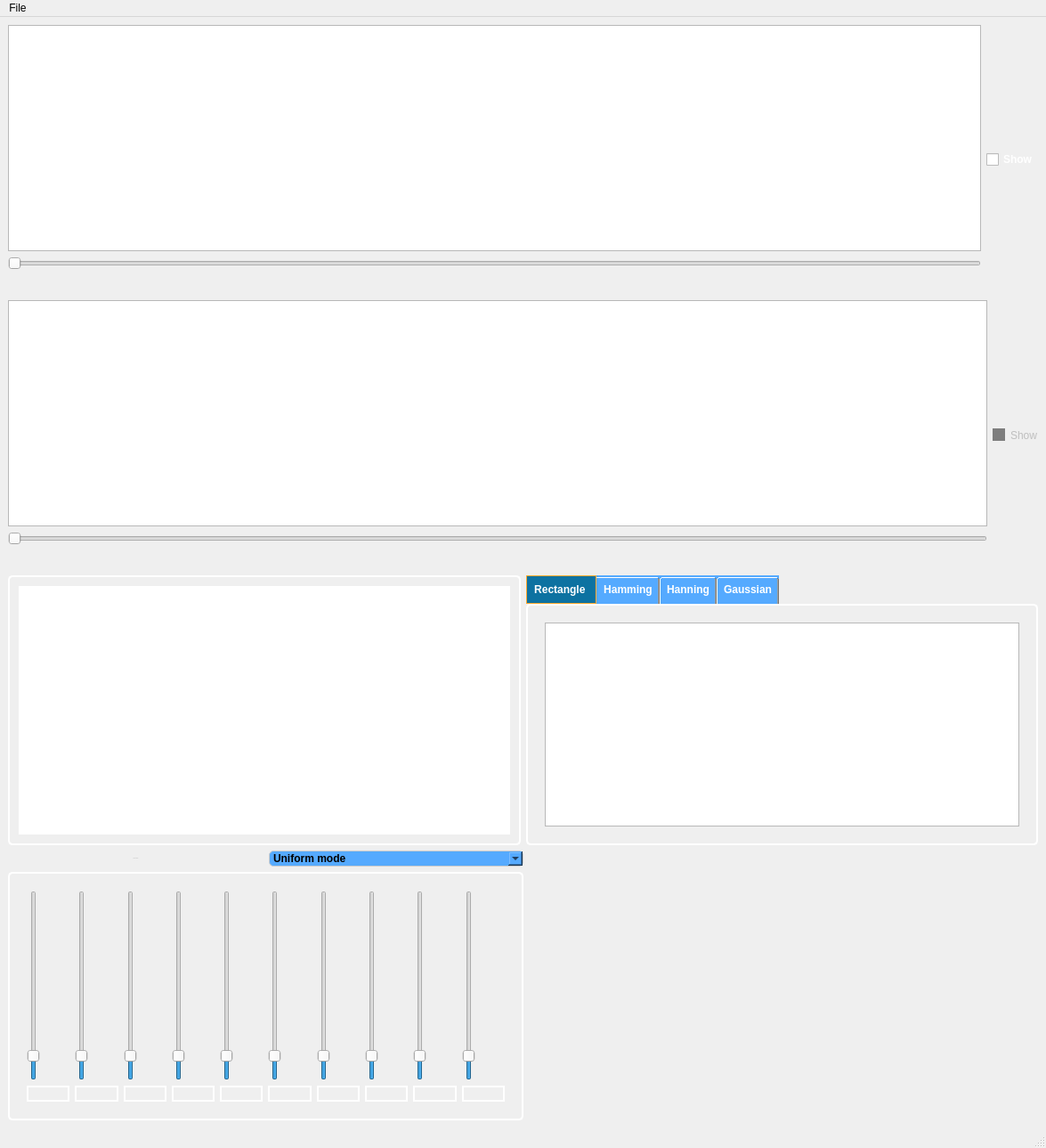
<?xml version="1.0" encoding="UTF-8"?>
<ui version="4.0">
 <class>MainWindow</class>
 <widget class="QMainWindow" name="MainWindow">
  <property name="enabled">
   <bool>true</bool>
  </property>
  <property name="geometry">
   <rect>
    <x>0</x>
    <y>0</y>
    <width>1175</width>
    <height>1289</height>
   </rect>
  </property>
  <property name="windowTitle">
   <string>MainWindow</string>
  </property>
  <property name="styleSheet">
   <string notr="true">QGroupBox[border=&quot;none&quot;] {
    border: none;

}
</string>
  </property>
  <widget class="QWidget" name="centralwidget">
   <property name="styleSheet">
    <string notr="true">QLabel {
    color: white;
    font-size: 10px;
    font-weight: bold;
}

QWidget{
 background: #7e7e7e;}
QSlider {
    border: 1px solid #000;
    background: #EEE;
border-radius:5px;

}
QSlider::handle {
    background: rgb(252, 244, 163);
    border: 1px solid #000;
    width: 10px;

   
}
QSlider::groove {
    background: #CCC;'

}
</string>
   </property>
   <layout class="QGridLayout" name="gridLayout_5">
    <item row="3" column="0">
     <layout class="QHBoxLayout" name="horizontalLayout_17">
      <item>
       <layout class="QVBoxLayout" name="verticalLayout_34">
        <item>
         <layout class="QHBoxLayout" name="horizontalLayout_6">
          <item>
           <widget class="QLabel" name="lbl_mode">
            <property name="enabled">
             <bool>false</bool>
            </property>
            <property name="font">
             <font>
              <pointsize>-1</pointsize>
              <weight>75</weight>
              <bold>true</bold>
             </font>
            </property>
            <property name="text">
             <string>Select Mode</string>
            </property>
            <property name="alignment">
             <set>Qt::AlignCenter</set>
            </property>
           </widget>
          </item>
          <item>
           <widget class="QComboBox" name="combo_bx_mode">
            <property name="font">
             <font>
              <family>Arial</family>
              <weight>75</weight>
              <bold>true</bold>
             </font>
            </property>
            <property name="cursor">
             <cursorShape>PointingHandCursor</cursorShape>
            </property>
            <property name="styleSheet">
             <string notr="true"> border: 1px solid #ccc;
border-radius:5px;
font-family: Arial, sans-serif;
color: black;

background-color: rgb(85, 170, 255);

</string>
            </property>
            <item>
             <property name="text">
              <string>Uniform mode</string>
             </property>
            </item>
            <item>
             <property name="text">
              <string>Musical instruments</string>
             </property>
            </item>
            <item>
             <property name="text">
              <string>Animal sounds</string>
             </property>
            </item>
            <item>
             <property name="text">
              <string>ECG abnormalities</string>
             </property>
            </item>
           </widget>
          </item>
         </layout>
        </item>
        <item>
         <widget class="QStackedWidget" name="stackedWidget">
          <property name="styleSheet">
           <string notr="true">QStackedWidget{ border: 2px solid;
	border-color: rgb(255, 255, 255);
    border-radius: 5px;
    padding: 10px;}
QLabel{
 border: 2px solid;
	border-color: rgb(255, 255, 255);
font-weight: bold;}</string>
          </property>
          <property name="currentIndex">
           <number>0</number>
          </property>
          <widget class="QWidget" name="uniform_page">
           <layout class="QGridLayout" name="gridLayout">
            <item row="0" column="0">
             <layout class="QHBoxLayout" name="horizontalLayout_14">
              <item>
               <layout class="QVBoxLayout" name="verticalLayout_19">
                <item>
                 <widget class="QSlider" name="verticalSlider_15">
                  <property name="font">
                   <font>
                    <weight>50</weight>
                    <bold>false</bold>
                   </font>
                  </property>
                  <property name="maximum">
                   <number>10</number>
                  </property>
                  <property name="value">
                   <number>1</number>
                  </property>
                  <property name="orientation">
                   <enum>Qt::Vertical</enum>
                  </property>
                 </widget>
                </item>
                <item>
                 <widget class="QLabel" name="label_28">
                  <property name="text">
                   <string/>
                  </property>
                 </widget>
                </item>
               </layout>
              </item>
              <item>
               <layout class="QVBoxLayout" name="verticalLayout_21">
                <item>
                 <widget class="QSlider" name="verticalSlider_17">
                  <property name="maximum">
                   <number>10</number>
                  </property>
                  <property name="value">
                   <number>1</number>
                  </property>
                  <property name="orientation">
                   <enum>Qt::Vertical</enum>
                  </property>
                 </widget>
                </item>
                <item>
                 <widget class="QLabel" name="label_30">
                  <property name="text">
                   <string/>
                  </property>
                 </widget>
                </item>
               </layout>
              </item>
              <item>
               <layout class="QVBoxLayout" name="verticalLayout_20">
                <item>
                 <widget class="QSlider" name="verticalSlider_16">
                  <property name="maximum">
                   <number>10</number>
                  </property>
                  <property name="value">
                   <number>1</number>
                  </property>
                  <property name="orientation">
                   <enum>Qt::Vertical</enum>
                  </property>
                 </widget>
                </item>
                <item>
                 <widget class="QLabel" name="label_29">
                  <property name="text">
                   <string/>
                  </property>
                 </widget>
                </item>
               </layout>
              </item>
              <item>
               <layout class="QVBoxLayout" name="verticalLayout_18">
                <item>
                 <widget class="QSlider" name="verticalSlider_14">
                  <property name="maximum">
                   <number>10</number>
                  </property>
                  <property name="value">
                   <number>1</number>
                  </property>
                  <property name="orientation">
                   <enum>Qt::Vertical</enum>
                  </property>
                 </widget>
                </item>
                <item>
                 <widget class="QLabel" name="label_27">
                  <property name="text">
                   <string/>
                  </property>
                 </widget>
                </item>
               </layout>
              </item>
              <item>
               <layout class="QVBoxLayout" name="verticalLayout_5">
                <item>
                 <widget class="QSlider" name="verticalSlider">
                  <property name="maximum">
                   <number>10</number>
                  </property>
                  <property name="value">
                   <number>1</number>
                  </property>
                  <property name="orientation">
                   <enum>Qt::Vertical</enum>
                  </property>
                 </widget>
                </item>
                <item>
                 <widget class="QLabel" name="label_10">
                  <property name="text">
                   <string/>
                  </property>
                 </widget>
                </item>
               </layout>
              </item>
              <item>
               <layout class="QVBoxLayout" name="verticalLayout_15">
                <item>
                 <widget class="QSlider" name="verticalSlider_11">
                  <property name="maximum">
                   <number>10</number>
                  </property>
                  <property name="value">
                   <number>1</number>
                  </property>
                  <property name="sliderPosition">
                   <number>1</number>
                  </property>
                  <property name="orientation">
                   <enum>Qt::Vertical</enum>
                  </property>
                 </widget>
                </item>
                <item>
                 <widget class="QLabel" name="label_24">
                  <property name="text">
                   <string/>
                  </property>
                 </widget>
                </item>
               </layout>
              </item>
              <item>
               <layout class="QVBoxLayout" name="verticalLayout_25">
                <item>
                 <widget class="QSlider" name="verticalSlider_24">
                  <property name="maximum">
                   <number>10</number>
                  </property>
                  <property name="value">
                   <number>1</number>
                  </property>
                  <property name="orientation">
                   <enum>Qt::Vertical</enum>
                  </property>
                 </widget>
                </item>
                <item>
                 <widget class="QLabel" name="label_34">
                  <property name="text">
                   <string/>
                  </property>
                 </widget>
                </item>
               </layout>
              </item>
              <item>
               <layout class="QVBoxLayout" name="verticalLayout_17">
                <item>
                 <widget class="QSlider" name="verticalSlider_13">
                  <property name="maximum">
                   <number>10</number>
                  </property>
                  <property name="value">
                   <number>1</number>
                  </property>
                  <property name="orientation">
                   <enum>Qt::Vertical</enum>
                  </property>
                 </widget>
                </item>
                <item>
                 <widget class="QLabel" name="label_26">
                  <property name="text">
                   <string/>
                  </property>
                 </widget>
                </item>
               </layout>
              </item>
              <item>
               <layout class="QVBoxLayout" name="verticalLayout_16">
                <item>
                 <widget class="QSlider" name="verticalSlider_12">
                  <property name="maximum">
                   <number>10</number>
                  </property>
                  <property name="value">
                   <number>1</number>
                  </property>
                  <property name="orientation">
                   <enum>Qt::Vertical</enum>
                  </property>
                 </widget>
                </item>
                <item>
                 <widget class="QLabel" name="label_25">
                  <property name="text">
                   <string/>
                  </property>
                 </widget>
                </item>
               </layout>
              </item>
              <item>
               <layout class="QVBoxLayout" name="verticalLayout_24">
                <item>
                 <widget class="QSlider" name="verticalSlider_20">
                  <property name="maximum">
                   <number>10</number>
                  </property>
                  <property name="value">
                   <number>1</number>
                  </property>
                  <property name="orientation">
                   <enum>Qt::Vertical</enum>
                  </property>
                 </widget>
                </item>
                <item>
                 <widget class="QLabel" name="label_33">
                  <property name="text">
                   <string/>
                  </property>
                 </widget>
                </item>
               </layout>
              </item>
             </layout>
            </item>
           </layout>
          </widget>
          <widget class="QWidget" name="music_page">
           <layout class="QGridLayout" name="gridLayout_7">
            <item row="0" column="0">
             <layout class="QHBoxLayout" name="horizontalLayout_15">
              <item>
               <layout class="QVBoxLayout" name="verticalLayout_26">
                <item>
                 <widget class="QSlider" name="verticalSlider_21">
                  <property name="maximum">
                   <number>10</number>
                  </property>
                  <property name="value">
                   <number>1</number>
                  </property>
                  <property name="orientation">
                   <enum>Qt::Vertical</enum>
                  </property>
                 </widget>
                </item>
                <item>
                 <widget class="QLabel" name="label_35">
                  <property name="text">
                   <string>drum</string>
                  </property>
                 </widget>
                </item>
               </layout>
              </item>
              <item>
               <layout class="QVBoxLayout" name="verticalLayout_27">
                <item>
                 <widget class="QSlider" name="verticalSlider_25">
                  <property name="maximum">
                   <number>10</number>
                  </property>
                  <property name="value">
                   <number>1</number>
                  </property>
                  <property name="orientation">
                   <enum>Qt::Vertical</enum>
                  </property>
                 </widget>
                </item>
                <item>
                 <widget class="QLabel" name="label_36">
                  <property name="text">
                   <string>piano</string>
                  </property>
                 </widget>
                </item>
               </layout>
              </item>
              <item>
               <layout class="QVBoxLayout" name="verticalLayout_28">
                <item>
                 <widget class="QSlider" name="verticalSlider_26">
                  <property name="maximum">
                   <number>10</number>
                  </property>
                  <property name="value">
                   <number>1</number>
                  </property>
                  <property name="orientation">
                   <enum>Qt::Vertical</enum>
                  </property>
                 </widget>
                </item>
                <item>
                 <widget class="QLabel" name="label_37">
                  <property name="text">
                   <string>TextLabel</string>
                  </property>
                 </widget>
                </item>
               </layout>
              </item>
              <item>
               <layout class="QVBoxLayout" name="verticalLayout_29">
                <item>
                 <widget class="QSlider" name="verticalSlider_29">
                  <property name="maximum">
                   <number>10</number>
                  </property>
                  <property name="value">
                   <number>1</number>
                  </property>
                  <property name="orientation">
                   <enum>Qt::Vertical</enum>
                  </property>
                 </widget>
                </item>
                <item>
                 <widget class="QLabel" name="label_38">
                  <property name="text">
                   <string>TextLabel</string>
                  </property>
                 </widget>
                </item>
               </layout>
              </item>
             </layout>
            </item>
           </layout>
          </widget>
          <widget class="QWidget" name="animal_page">
           <layout class="QGridLayout" name="gridLayout_8">
            <item row="0" column="0">
             <layout class="QHBoxLayout" name="horizontalLayout_16">
              <item>
               <layout class="QVBoxLayout" name="verticalLayout_30">
                <item>
                 <widget class="QSlider" name="verticalSlider_23">
                  <property name="maximum">
                   <number>10</number>
                  </property>
                  <property name="value">
                   <number>1</number>
                  </property>
                  <property name="orientation">
                   <enum>Qt::Vertical</enum>
                  </property>
                 </widget>
                </item>
                <item>
                 <widget class="QLabel" name="label_39">
                  <property name="text">
                   <string>cat</string>
                  </property>
                 </widget>
                </item>
               </layout>
              </item>
              <item>
               <layout class="QVBoxLayout" name="verticalLayout_31">
                <item>
                 <widget class="QSlider" name="verticalSlider_28">
                  <property name="maximum">
                   <number>10</number>
                  </property>
                  <property name="value">
                   <number>1</number>
                  </property>
                  <property name="orientation">
                   <enum>Qt::Vertical</enum>
                  </property>
                 </widget>
                </item>
                <item>
                 <widget class="QLabel" name="label_40">
                  <property name="text">
                   <string>dog</string>
                  </property>
                 </widget>
                </item>
               </layout>
              </item>
              <item>
               <layout class="QVBoxLayout" name="verticalLayout_32">
                <item>
                 <widget class="QSlider" name="verticalSlider_30">
                  <property name="maximum">
                   <number>10</number>
                  </property>
                  <property name="value">
                   <number>1</number>
                  </property>
                  <property name="orientation">
                   <enum>Qt::Vertical</enum>
                  </property>
                 </widget>
                </item>
                <item>
                 <widget class="QLabel" name="label_45">
                  <property name="text">
                   <string>duck</string>
                  </property>
                 </widget>
                </item>
               </layout>
              </item>
              <item>
               <layout class="QVBoxLayout" name="verticalLayout_33">
                <item>
                 <widget class="QSlider" name="verticalSlider_33">
                  <property name="maximum">
                   <number>10</number>
                  </property>
                  <property name="value">
                   <number>1</number>
                  </property>
                  <property name="orientation">
                   <enum>Qt::Vertical</enum>
                  </property>
                 </widget>
                </item>
                <item>
                 <widget class="QLabel" name="label_46">
                  <property name="text">
                   <string>cow</string>
                  </property>
                 </widget>
                </item>
               </layout>
              </item>
             </layout>
            </item>
           </layout>
          </widget>
          <widget class="QWidget" name="ECG_page">
           <layout class="QGridLayout" name="gridLayout_9">
            <item row="0" column="0">
             <layout class="QHBoxLayout" name="horizontalLayout_24">
              <item>
               <layout class="QVBoxLayout" name="verticalLayout_35">
                <item>
                 <widget class="QSlider" name="verticalSlider_27">
                  <property name="maximum">
                   <number>10</number>
                  </property>
                  <property name="value">
                   <number>1</number>
                  </property>
                  <property name="orientation">
                   <enum>Qt::Vertical</enum>
                  </property>
                 </widget>
                </item>
                <item>
                 <widget class="QLabel" name="label_41">
                  <property name="text">
                   <string>arthmya 1</string>
                  </property>
                 </widget>
                </item>
               </layout>
              </item>
              <item>
               <layout class="QVBoxLayout" name="verticalLayout_36">
                <item>
                 <widget class="QSlider" name="verticalSlider_31">
                  <property name="maximum">
                   <number>10</number>
                  </property>
                  <property name="value">
                   <number>1</number>
                  </property>
                  <property name="orientation">
                   <enum>Qt::Vertical</enum>
                  </property>
                 </widget>
                </item>
                <item>
                 <widget class="QLabel" name="label_42">
                  <property name="text">
                   <string>arthmya 2</string>
                  </property>
                 </widget>
                </item>
               </layout>
              </item>
              <item>
               <layout class="QVBoxLayout" name="verticalLayout_37">
                <item>
                 <widget class="QSlider" name="verticalSlider_32">
                  <property name="maximum">
                   <number>10</number>
                  </property>
                  <property name="value">
                   <number>1</number>
                  </property>
                  <property name="orientation">
                   <enum>Qt::Vertical</enum>
                  </property>
                 </widget>
                </item>
                <item>
                 <widget class="QLabel" name="label_49">
                  <property name="text">
                   <string>arthmya 3</string>
                  </property>
                 </widget>
                </item>
               </layout>
              </item>
              <item>
               <layout class="QVBoxLayout" name="verticalLayout_38">
                <item>
                 <widget class="QSlider" name="verticalSlider_34">
                  <property name="maximum">
                   <number>10</number>
                  </property>
                  <property name="value">
                   <number>1</number>
                  </property>
                  <property name="orientation">
                   <enum>Qt::Vertical</enum>
                  </property>
                 </widget>
                </item>
                <item>
                 <widget class="QLabel" name="label_50">
                  <property name="text">
                   <string>TextLabel</string>
                  </property>
                 </widget>
                </item>
               </layout>
              </item>
             </layout>
            </item>
           </layout>
          </widget>
         </widget>
        </item>
       </layout>
      </item>
      <item>
       <spacer name="horizontalSpacer">
        <property name="orientation">
         <enum>Qt::Horizontal</enum>
        </property>
        <property name="sizeHint" stdset="0">
         <size>
          <width>40</width>
          <height>20</height>
         </size>
        </property>
       </spacer>
      </item>
     </layout>
    </item>
    <item row="0" column="0">
     <layout class="QHBoxLayout" name="horizontalLayout_7">
      <item>
       <layout class="QVBoxLayout" name="verticalLayout_3">
        <item>
         <widget class="PlotWidget" name="grph_input_sig">
          <property name="styleSheet">
           <string notr="true">QPlotWidget {
    border: 10px solid rgb(255, 161, 46);
    border-radius: 5px;
}</string>
          </property>
         </widget>
        </item>
        <item>
         <widget class="QSlider" name="horizontalSlider">
          <property name="styleSheet">
           <string notr="true"/>
          </property>
          <property name="orientation">
           <enum>Qt::Horizontal</enum>
          </property>
         </widget>
        </item>
        <item>
         <layout class="QHBoxLayout" name="horz_control_btns">
          <property name="spacing">
           <number>10</number>
          </property>
          <item>
           <spacer name="horizontalSpacer_19">
            <property name="orientation">
             <enum>Qt::Horizontal</enum>
            </property>
            <property name="sizeHint" stdset="0">
             <size>
              <width>60</width>
              <height>20</height>
             </size>
            </property>
           </spacer>
          </item>
          <item>
           <widget class="QPushButton" name="btn_srt_begin_input">
            <property name="cursor">
             <cursorShape>PointingHandCursor</cursorShape>
            </property>
            <property name="toolTip">
             <string>replay</string>
            </property>
            <property name="whatsThis">
             <string>stast from beging
</string>
            </property>
            <property name="text">
             <string/>
            </property>
            <property name="icon">
             <iconset>
              <normaloff>../Downloads/imgs/strt_frm_begin.png</normaloff>../Downloads/imgs/strt_frm_begin.png</iconset>
            </property>
            <property name="flat">
             <bool>true</bool>
            </property>
           </widget>
          </item>
          <item>
           <widget class="QPushButton" name="btn_slow_input">
            <property name="cursor">
             <cursorShape>PointingHandCursor</cursorShape>
            </property>
            <property name="text">
             <string/>
            </property>
            <property name="icon">
             <iconset>
              <normaloff>../Downloads/imgs/slow_down.png</normaloff>../Downloads/imgs/slow_down.png</iconset>
            </property>
            <property name="flat">
             <bool>true</bool>
            </property>
           </widget>
          </item>
          <item>
           <widget class="QPushButton" name="btn_zoom_out_input">
            <property name="cursor">
             <cursorShape>PointingHandCursor</cursorShape>
            </property>
            <property name="text">
             <string/>
            </property>
            <property name="icon">
             <iconset>
              <normaloff>../Downloads/imgs/aoom_out.png</normaloff>../Downloads/imgs/aoom_out.png</iconset>
            </property>
            <property name="flat">
             <bool>true</bool>
            </property>
           </widget>
          </item>
          <item>
           <widget class="QPushButton" name="btn_play_pause_input">
            <property name="cursor">
             <cursorShape>PointingHandCursor</cursorShape>
            </property>
            <property name="toolTip">
             <string>paly
</string>
            </property>
            <property name="text">
             <string/>
            </property>
            <property name="icon">
             <iconset>
              <normaloff>../Downloads/imgs/play.png</normaloff>../Downloads/imgs/play.png</iconset>
            </property>
            <property name="flat">
             <bool>true</bool>
            </property>
           </widget>
          </item>
          <item>
           <widget class="QPushButton" name="btn_zoom_in_input">
            <property name="cursor">
             <cursorShape>PointingHandCursor</cursorShape>
            </property>
            <property name="text">
             <string/>
            </property>
            <property name="icon">
             <iconset>
              <normaloff>../Downloads/imgs/zoom_in.png</normaloff>../Downloads/imgs/zoom_in.png</iconset>
            </property>
            <property name="flat">
             <bool>true</bool>
            </property>
           </widget>
          </item>
          <item>
           <widget class="QPushButton" name="btn_fast_input">
            <property name="cursor">
             <cursorShape>PointingHandCursor</cursorShape>
            </property>
            <property name="text">
             <string/>
            </property>
            <property name="icon">
             <iconset>
              <normaloff>../Downloads/imgs/speed_up.png</normaloff>../Downloads/imgs/speed_up.png</iconset>
            </property>
            <property name="flat">
             <bool>true</bool>
            </property>
           </widget>
          </item>
          <item>
           <spacer name="horizontalSpacer_17">
            <property name="orientation">
             <enum>Qt::Horizontal</enum>
            </property>
            <property name="sizeHint" stdset="0">
             <size>
              <width>60</width>
              <height>20</height>
             </size>
            </property>
           </spacer>
          </item>
         </layout>
        </item>
       </layout>
      </item>
      <item>
       <layout class="QVBoxLayout" name="verticalLayout">
        <item>
         <layout class="QVBoxLayout" name="verticalLayout_7"/>
        </item>
        <item>
         <widget class="QCheckBox" name="chek_bx_show_spect_input">
          <property name="sizePolicy">
           <sizepolicy hsizetype="Fixed" vsizetype="Fixed">
            <horstretch>0</horstretch>
            <verstretch>0</verstretch>
           </sizepolicy>
          </property>
          <property name="font">
           <font>
            <weight>75</weight>
            <bold>true</bold>
           </font>
          </property>
          <property name="cursor">
           <cursorShape>PointingHandCursor</cursorShape>
          </property>
          <property name="styleSheet">
           <string notr="true">
color: rgb(255, 255, 255);
</string>
          </property>
          <property name="text">
           <string>Show</string>
          </property>
         </widget>
        </item>
       </layout>
      </item>
     </layout>
    </item>
    <item row="1" column="0">
     <layout class="QHBoxLayout" name="horizontalLayout_8">
      <item>
       <layout class="QVBoxLayout" name="verticalLayout_4">
        <item>
         <widget class="PlotWidget" name="grph_output_sig"/>
        </item>
        <item>
         <widget class="QSlider" name="horizontalSlider_2">
          <property name="styleSheet">
           <string notr="true"/>
          </property>
          <property name="orientation">
           <enum>Qt::Horizontal</enum>
          </property>
         </widget>
        </item>
        <item>
         <layout class="QHBoxLayout" name="horz_control_btns_2">
          <property name="spacing">
           <number>10</number>
          </property>
          <item>
           <spacer name="horizontalSpacer_20">
            <property name="orientation">
             <enum>Qt::Horizontal</enum>
            </property>
            <property name="sizeHint" stdset="0">
             <size>
              <width>60</width>
              <height>20</height>
             </size>
            </property>
           </spacer>
          </item>
          <item>
           <widget class="QPushButton" name="btn_srt_begin_output">
            <property name="cursor">
             <cursorShape>PointingHandCursor</cursorShape>
            </property>
            <property name="toolTip">
             <string>replay</string>
            </property>
            <property name="whatsThis">
             <string>stast from beging
</string>
            </property>
            <property name="text">
             <string/>
            </property>
            <property name="icon">
             <iconset>
              <normaloff>../Downloads/imgs/strt_frm_begin.png</normaloff>../Downloads/imgs/strt_frm_begin.png</iconset>
            </property>
            <property name="flat">
             <bool>true</bool>
            </property>
           </widget>
          </item>
          <item>
           <widget class="QPushButton" name="btn_slow_output">
            <property name="cursor">
             <cursorShape>PointingHandCursor</cursorShape>
            </property>
            <property name="text">
             <string/>
            </property>
            <property name="icon">
             <iconset>
              <normaloff>../Downloads/imgs/slow_down.png</normaloff>../Downloads/imgs/slow_down.png</iconset>
            </property>
            <property name="flat">
             <bool>true</bool>
            </property>
           </widget>
          </item>
          <item>
           <widget class="QPushButton" name="btn_zoom_out_output">
            <property name="cursor">
             <cursorShape>PointingHandCursor</cursorShape>
            </property>
            <property name="text">
             <string/>
            </property>
            <property name="icon">
             <iconset>
              <normaloff>../Downloads/imgs/aoom_out.png</normaloff>../Downloads/imgs/aoom_out.png</iconset>
            </property>
            <property name="flat">
             <bool>true</bool>
            </property>
           </widget>
          </item>
          <item>
           <widget class="QPushButton" name="btn_play_pasuse_output">
            <property name="cursor">
             <cursorShape>PointingHandCursor</cursorShape>
            </property>
            <property name="toolTip">
             <string>paly
</string>
            </property>
            <property name="text">
             <string/>
            </property>
            <property name="icon">
             <iconset>
              <normaloff>../Downloads/imgs/play.png</normaloff>../Downloads/imgs/play.png</iconset>
            </property>
            <property name="flat">
             <bool>true</bool>
            </property>
           </widget>
          </item>
          <item>
           <widget class="QPushButton" name="btn_zoom_in_output">
            <property name="cursor">
             <cursorShape>PointingHandCursor</cursorShape>
            </property>
            <property name="text">
             <string/>
            </property>
            <property name="icon">
             <iconset>
              <normaloff>../Downloads/imgs/zoom_in.png</normaloff>../Downloads/imgs/zoom_in.png</iconset>
            </property>
            <property name="flat">
             <bool>true</bool>
            </property>
           </widget>
          </item>
          <item>
           <widget class="QPushButton" name="btn_fast_output">
            <property name="cursor">
             <cursorShape>PointingHandCursor</cursorShape>
            </property>
            <property name="text">
             <string/>
            </property>
            <property name="icon">
             <iconset>
              <normaloff>../Downloads/imgs/speed_up.png</normaloff>../Downloads/imgs/speed_up.png</iconset>
            </property>
            <property name="flat">
             <bool>true</bool>
            </property>
           </widget>
          </item>
          <item>
           <spacer name="horizontalSpacer_18">
            <property name="orientation">
             <enum>Qt::Horizontal</enum>
            </property>
            <property name="sizeType">
             <enum>QSizePolicy::Expanding</enum>
            </property>
            <property name="sizeHint" stdset="0">
             <size>
              <width>70</width>
              <height>20</height>
             </size>
            </property>
           </spacer>
          </item>
         </layout>
        </item>
       </layout>
      </item>
      <item>
       <layout class="QVBoxLayout" name="verticalLayout_2">
        <item>
         <layout class="QVBoxLayout" name="verticalLayout_8"/>
        </item>
        <item>
         <widget class="QCheckBox" name="chek_bx_show_spect_output">
          <property name="enabled">
           <bool>false</bool>
          </property>
          <property name="cursor">
           <cursorShape>PointingHandCursor</cursorShape>
          </property>
          <property name="styleSheet">
           <string notr="true">Qcheckbox{
border:5px solid
}
QCheckBox::indicator:unchecked {
    ; /* Set the border color for the unchecked state */
    background-color: rgb(126, 126, 126); /* Set the background color for the unchecked state */
}


QCheckBox::indicator:unchecked:hover {
    border: 2px solid 

	background-color: rgb(126, 126, 126);
}


</string>
          </property>
          <property name="text">
           <string>Show</string>
          </property>
         </widget>
        </item>
       </layout>
      </item>
     </layout>
    </item>
    <item row="2" column="0">
     <layout class="QHBoxLayout" name="horizontalLayout_23">
      <item>
       <widget class="PlotWidget" name="signal_view">
        <property name="styleSheet">
         <string notr="true"> border: 2px solid;
	border-color: rgb(255, 255, 255);
    border-radius: 5px;
    padding: 10px;</string>
        </property>
       </widget>
      </item>
      <item>
       <widget class="QTabWidget" name="windows_tabs">
        <property name="font">
         <font>
          <weight>75</weight>
          <bold>true</bold>
         </font>
        </property>
        <property name="styleSheet">
         <string notr="true">

QTabBar {
    background-color: rgb(85, 170, 255); /* Set the background color of the tab bar */
}

QTabBar::tab {
    color: white; /* Set the color of the tab text */
    padding: 8px; /* Adjust the padding as needed */
}

QTabBar::tab:selected {
    background-color: #0D72A1; /* Set the background color of the selected tab */
    border: 1px solid #ffaa2e; /* Add a border to the selected tab */
}

QTabWidget::pane {
   border: 2px solid;
	border-color: rgb(255, 255, 255);
    border-radius: 5px;
    padding: 10px;
}
</string>
        </property>
        <property name="currentIndex">
         <number>0</number>
        </property>
        <widget class="QWidget" name="Rectangle_window">
         <attribute name="title">
          <string>Rectangle </string>
         </attribute>
         <layout class="QGridLayout" name="gridLayout_10">
          <item row="0" column="0">
           <widget class="PlotWidget" name="graphicsView_rectangle"/>
          </item>
          <item row="1" column="0">
           <layout class="QHBoxLayout" name="horizontalLayout_3"/>
          </item>
         </layout>
        </widget>
        <widget class="QWidget" name="Hamming_window">
         <attribute name="title">
          <string>Hamming</string>
         </attribute>
         <layout class="QGridLayout" name="gridLayout_11">
          <item row="0" column="0">
           <widget class="PlotWidget" name="graphicsView_hamming"/>
          </item>
          <item row="1" column="0">
           <layout class="QHBoxLayout" name="horizontalLayout_2"/>
          </item>
         </layout>
        </widget>
        <widget class="QWidget" name="Hanning_window">
         <attribute name="title">
          <string>Hanning</string>
         </attribute>
         <layout class="QGridLayout" name="gridLayout_2">
          <item row="0" column="0">
           <layout class="QVBoxLayout" name="verticalLayout_39">
            <item>
             <widget class="PlotWidget" name="graphicsView_hanning"/>
            </item>
            <item>
             <layout class="QHBoxLayout" name="horizontalLayout_25">
              <item>
               <layout class="QHBoxLayout" name="horizontalLayout_4"/>
              </item>
             </layout>
            </item>
           </layout>
          </item>
         </layout>
        </widget>
        <widget class="QWidget" name="Gaussian_window">
         <attribute name="title">
          <string>Gaussian</string>
         </attribute>
         <layout class="QGridLayout" name="gridLayout_6">
          <item row="0" column="0">
           <widget class="PlotWidget" name="graphicsView_gaussian"/>
          </item>
          <item row="1" column="0">
           <layout class="QHBoxLayout" name="horizontalLayout"/>
          </item>
         </layout>
        </widget>
       </widget>
      </item>
     </layout>
    </item>
   </layout>
  </widget>
  <widget class="QMenuBar" name="menubar">
   <property name="geometry">
    <rect>
     <x>0</x>
     <y>0</y>
     <width>1175</width>
     <height>21</height>
    </rect>
   </property>
   <widget class="QMenu" name="menuFile">
    <property name="title">
     <string>File</string>
    </property>
    <addaction name="actionUpload_file"/>
   </widget>
   <addaction name="menuFile"/>
  </widget>
  <widget class="QStatusBar" name="statusbar"/>
  <action name="actionUpload_file">
   <property name="text">
    <string>Upload file</string>
   </property>
  </action>
 </widget>
 <customwidgets>
  <customwidget>
   <class>PlotWidget</class>
   <extends>QGraphicsView</extends>
   <header>pyqtgraph.h</header>
   <container>1</container>
  </customwidget>
 </customwidgets>
 <resources/>
 <connections/>
</ui>
